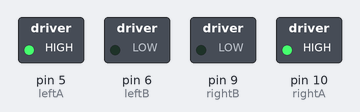
Simulated run of this sketch. Board: Arduino Uno, built with avr-gcc and run on an emulated ATmega328P. On the bench: switched loads named in the sketch (green lamp = pin HIGH).

Above: at 0.1 s.
Timing chart, 0 to 1.6 s (numbered marks = the images above):
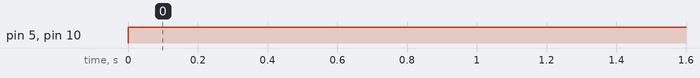

The sketch:

CocheTestMotores.ino
```cpp
int rightA = 10;
int rightB = 9;
int leftA = 5;
int leftB = 6;
int vel = 255;
void setup() {
pinMode (rightA, OUTPUT);
pinMode (rightB, OUTPUT);
pinMode (leftA, OUTPUT);
pinMode (leftB, OUTPUT);

}

void loop() {
analogWrite (rightA, 255);
analogWrite (rightB, 0);
analogWrite (leftA, 255);
analogWrite (leftB, 0);


}
```

Measured:
- by itself, pin 5 (leftA), pin 10 (rightA): LOW → HIGH at 0.00 s
